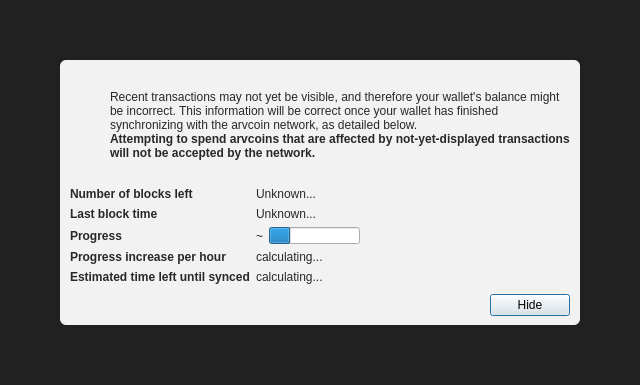
<?xml version="1.0" encoding="UTF-8"?>
<ui version="4.0">
 <class>ModalOverlay</class>
 <widget class="ModalOverlay" name="ModalOverlay">
  <property name="geometry">
   <rect>
    <x>0</x>
    <y>0</y>
    <width>640</width>
    <height>385</height>
   </rect>
  </property>
  <property name="windowTitle">
   <string>Form</string>
  </property>
  <layout class="QVBoxLayout" name="verticalLayout" stretch="0">
   <property name="sizeConstraint">
    <enum>QLayout::SetDefaultConstraint</enum>
   </property>
   <property name="leftMargin">
    <number>0</number>
   </property>
   <property name="topMargin">
    <number>0</number>
   </property>
   <property name="rightMargin">
    <number>0</number>
   </property>
   <property name="bottomMargin">
    <number>0</number>
   </property>
   <item>
    <widget class="QWidget" name="bgWidget" native="true">
     <property name="styleSheet">
      <string notr="true">#bgWidget { background: rgba(0,0,0,220); }</string>
     </property>
     <layout class="QVBoxLayout" name="verticalLayoutMain" stretch="1">
      <property name="leftMargin">
       <number>60</number>
      </property>
      <property name="topMargin">
       <number>60</number>
      </property>
      <property name="rightMargin">
       <number>60</number>
      </property>
      <property name="bottomMargin">
       <number>60</number>
      </property>
      <item>
       <widget class="QWidget" name="contentWidget" native="true">
        <property name="styleSheet">
         <string notr="true">#contentWidget { background: rgba(255,255,255,240); border-radius: 6px; }

QLabel { color: rgb(40,40,40);  }</string>
        </property>
        <layout class="QVBoxLayout" name="verticalLayoutSub" stretch="1,0,0,0">
         <property name="spacing">
          <number>0</number>
         </property>
         <property name="leftMargin">
          <number>10</number>
         </property>
         <property name="topMargin">
          <number>10</number>
         </property>
         <property name="rightMargin">
          <number>10</number>
         </property>
         <property name="bottomMargin">
          <number>10</number>
         </property>
         <item>
          <layout class="QHBoxLayout" name="horizontalLayoutIconText" stretch="0,1">
           <property name="topMargin">
            <number>20</number>
           </property>
           <item>
            <layout class="QVBoxLayout" name="verticalLayoutIcon">
             <property name="leftMargin">
              <number>0</number>
             </property>
             <item>
              <widget class="QPushButton" name="warningIcon">
               <property name="enabled">
                <bool>false</bool>
               </property>
               <property name="text">
                <string/>
               </property>
               <property name="icon">
                <iconset>
                 <normaloff>:/icons/warning</normaloff>
                 <disabledoff>:/icons/warning</disabledoff>:/icons/warning</iconset>
               </property>
               <property name="iconSize">
                <size>
                 <width>48</width>
                 <height>48</height>
                </size>
               </property>
               <property name="flat">
                <bool>true</bool>
               </property>
              </widget>
             </item>
             <item>
              <spacer name="verticalSpacerWarningIcon">
               <property name="orientation">
                <enum>Qt::Vertical</enum>
               </property>
               <property name="sizeHint" stdset="0">
                <size>
                 <width>20</width>
                 <height>40</height>
                </size>
               </property>
              </spacer>
             </item>
            </layout>
           </item>
           <item>
            <layout class="QVBoxLayout" name="verticalLayoutInfoText">
             <property name="leftMargin">
              <number>0</number>
             </property>
             <property name="topMargin">
              <number>0</number>
             </property>
             <item>
              <widget class="QLabel" name="infoText">
               <property name="text">
                <string>Recent transactions may not yet be visible, and therefore your wallet's balance might be incorrect. This information will be correct once your wallet has finished synchronizing with the arvcoin network, as detailed below.</string>
               </property>
               <property name="textFormat">
                <enum>Qt::RichText</enum>
               </property>
               <property name="wordWrap">
                <bool>true</bool>
               </property>
              </widget>
             </item>
             <item>
              <widget class="QLabel" name="infoTextStrong">
               <property name="font">
                <font>
                 <weight>75</weight>
                 <bold>true</bold>
                </font>
               </property>
               <property name="text">
                <string>Attempting to spend arvcoins that are affected by not-yet-displayed transactions will not be accepted by the network.</string>
               </property>
               <property name="textFormat">
                <enum>Qt::RichText</enum>
               </property>
               <property name="wordWrap">
                <bool>true</bool>
               </property>
              </widget>
             </item>
             <item>
              <spacer name="verticalSpacerInTextSpace">
               <property name="orientation">
                <enum>Qt::Vertical</enum>
               </property>
               <property name="sizeHint" stdset="0">
                <size>
                 <width>20</width>
                 <height>40</height>
                </size>
               </property>
              </spacer>
             </item>
            </layout>
           </item>
          </layout>
         </item>
         <item>
          <spacer name="verticalSpacerAfterText">
           <property name="orientation">
            <enum>Qt::Vertical</enum>
           </property>
           <property name="sizeHint" stdset="0">
            <size>
             <width>20</width>
             <height>40</height>
            </size>
           </property>
          </spacer>
         </item>
         <item>
          <layout class="QFormLayout" name="formLayout">
           <property name="fieldGrowthPolicy">
            <enum>QFormLayout::FieldsStayAtSizeHint</enum>
           </property>
           <property name="horizontalSpacing">
            <number>6</number>
           </property>
           <property name="verticalSpacing">
            <number>6</number>
           </property>
           <property name="topMargin">
            <number>10</number>
           </property>
           <item row="0" column="0">
            <widget class="QLabel" name="labelNumberOfBlocksLeft">
             <property name="font">
              <font>
               <weight>75</weight>
               <bold>true</bold>
              </font>
             </property>
             <property name="text">
              <string>Number of blocks left</string>
             </property>
            </widget>
           </item>
           <item row="0" column="1">
            <widget class="QLabel" name="numberOfBlocksLeft">
             <property name="text">
              <string>Unknown...</string>
             </property>
            </widget>
           </item>
           <item row="1" column="0">
            <widget class="QLabel" name="labelLastBlockTime">
             <property name="font">
              <font>
               <weight>75</weight>
               <bold>true</bold>
              </font>
             </property>
             <property name="text">
              <string>Last block time</string>
             </property>
            </widget>
           </item>
           <item row="1" column="1">
            <widget class="QLabel" name="newestBlockDate">
             <property name="sizePolicy">
              <sizepolicy hsizetype="Maximum" vsizetype="Preferred">
               <horstretch>0</horstretch>
               <verstretch>0</verstretch>
              </sizepolicy>
             </property>
             <property name="text">
              <string>Unknown...</string>
             </property>
            </widget>
           </item>
           <item row="2" column="0">
            <widget class="QLabel" name="labelSyncDone">
             <property name="font">
              <font>
               <weight>75</weight>
               <bold>true</bold>
              </font>
             </property>
             <property name="text">
              <string>Progress</string>
             </property>
            </widget>
           </item>
           <item row="2" column="1">
            <layout class="QHBoxLayout" name="horizontalLayoutSync" stretch="0,1">
             <item>
              <widget class="QLabel" name="percentageProgress">
               <property name="text">
                <string notr="true">~</string>
               </property>
              </widget>
             </item>
             <item>
              <widget class="QProgressBar" name="progressBar">
               <property name="value">
                <number>24</number>
               </property>
               <property name="format">
                <string/>
               </property>
              </widget>
             </item>
            </layout>
           </item>
           <item row="4" column="0">
            <widget class="QLabel" name="labelProgressIncrease">
             <property name="font">
              <font>
               <weight>75</weight>
               <bold>true</bold>
              </font>
             </property>
             <property name="text">
              <string>Progress increase per hour</string>
             </property>
            </widget>
           </item>
           <item row="4" column="1">
            <widget class="QLabel" name="progressIncreasePerH">
             <property name="text">
              <string>calculating...</string>
             </property>
            </widget>
           </item>
           <item row="5" column="0">
            <widget class="QLabel" name="labelEstimatedTimeLeft">
             <property name="font">
              <font>
               <weight>75</weight>
               <bold>true</bold>
              </font>
             </property>
             <property name="text">
              <string>Estimated time left until synced</string>
             </property>
            </widget>
           </item>
           <item row="5" column="1">
            <widget class="QLabel" name="expectedTimeLeft">
             <property name="text">
              <string>calculating...</string>
             </property>
            </widget>
           </item>
          </layout>
         </item>
         <item>
          <layout class="QHBoxLayout" name="horizontalLayoutButtons">
           <property name="leftMargin">
            <number>10</number>
           </property>
           <property name="topMargin">
            <number>10</number>
           </property>
           <item>
            <spacer name="horizontalSpacer">
             <property name="orientation">
              <enum>Qt::Horizontal</enum>
             </property>
             <property name="sizeHint" stdset="0">
              <size>
               <width>40</width>
               <height>20</height>
              </size>
             </property>
            </spacer>
           </item>
           <item>
            <widget class="QPushButton" name="closeButton">
             <property name="text">
              <string>Hide</string>
             </property>
             <property name="focusPolicy">
              <enum>Qt::StrongFocus</enum>
             </property>
             <property name="default">
              <bool>true</bool>
             </property>
            </widget>
           </item>
          </layout>
         </item>
        </layout>
       </widget>
      </item>
     </layout>
    </widget>
   </item>
  </layout>
 </widget>
 <customwidgets>
  <customwidget>
   <class>ModalOverlay</class>
   <extends>QWidget</extends>
   <header>qt/modaloverlay.h</header>
   <container>1</container>
  </customwidget>
 </customwidgets>
 <resources/>
 <connections/>
</ui>
